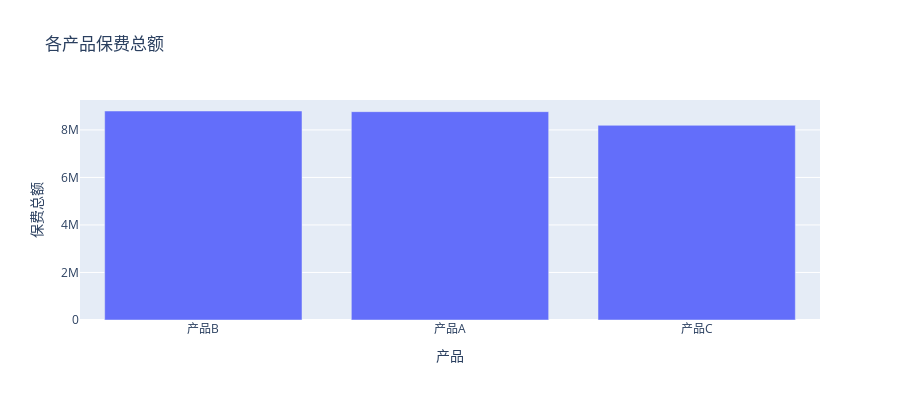

The notebook cell saved with this chart:
### Markdown cell above
### 可视化示例

### Code cell
# 创建条形图
fig = px.bar(
    by_product.to_pandas(),
    x='product',
    y='total_premium',
    title='各产品保费总额',
    labels={'total_premium': '保费总额', 'product': '产品'}
)

fig.update_layout(height=400)
fig.show()

### Figure 1 — Plotly figure (JSON) as saved in the notebook; plotly's stock layout.template omitted (floating-point values rounded to 4 significant figures)
{"data": [{"hovertemplate": "产品=%{x}<br>保费总额=%{y}<extra></extra>", "legendgroup": "", "marker": {"color": "#636efa", "pattern": {"shape": ""}}, "name": "", "orientation": "v", "showlegend": false, "textposition": "auto", "type": "bar", "x": ["产品B", "产品A", "产品C"], "xaxis": "x", "y": [8796011, 8767633, 8193160], "yaxis": "y"}], "layout": {"barmode": "relative", "height": 400, "legend": {"tracegroupgap": 0}, "title": {"text": "各产品保费总额"}, "xaxis": {"anchor": "y", "domain": [0, 1], "title": {"text": "产品"}}, "yaxis": {"anchor": "x", "domain": [0, 1], "title": {"text": "保费总额"}}}}
